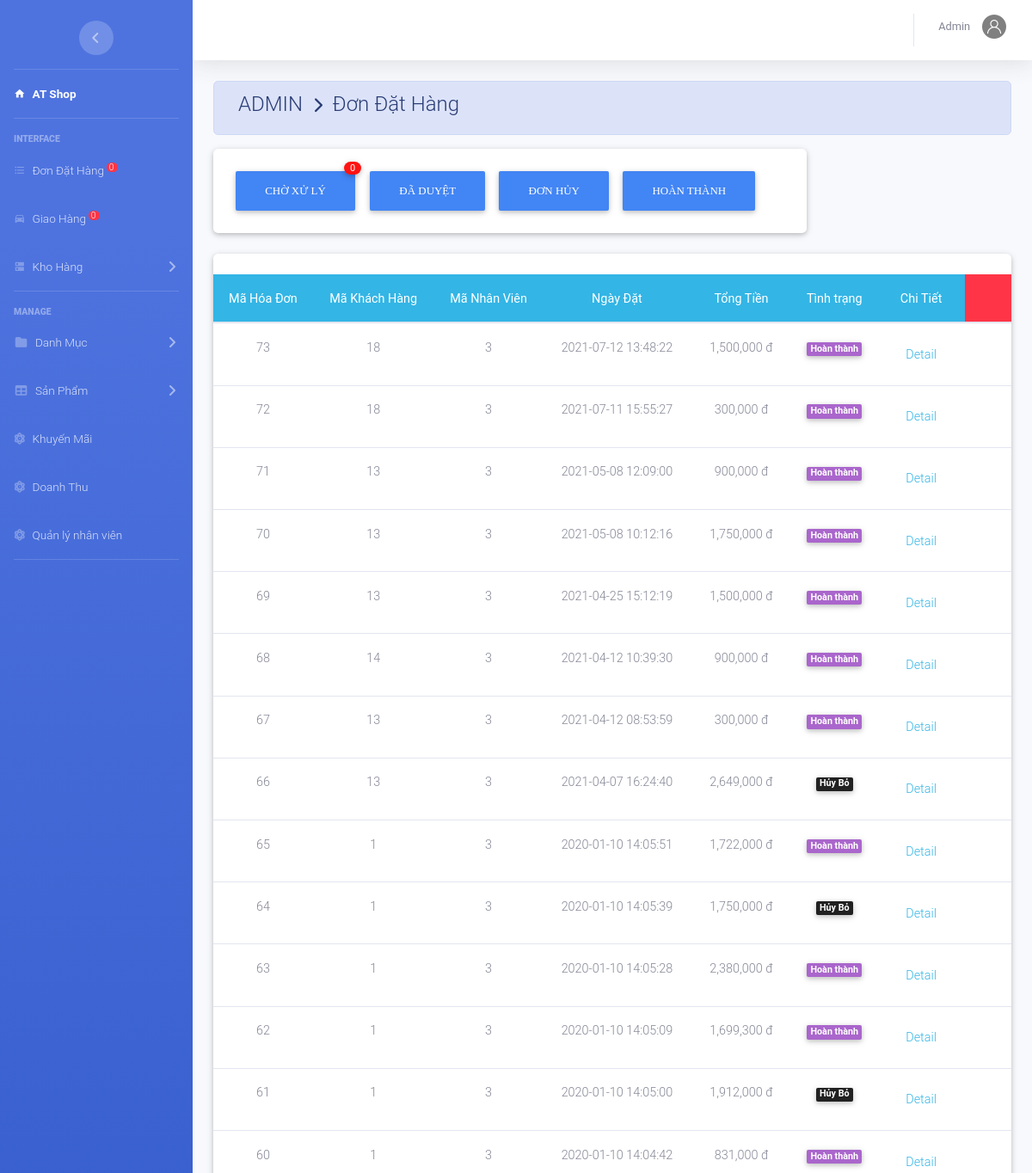
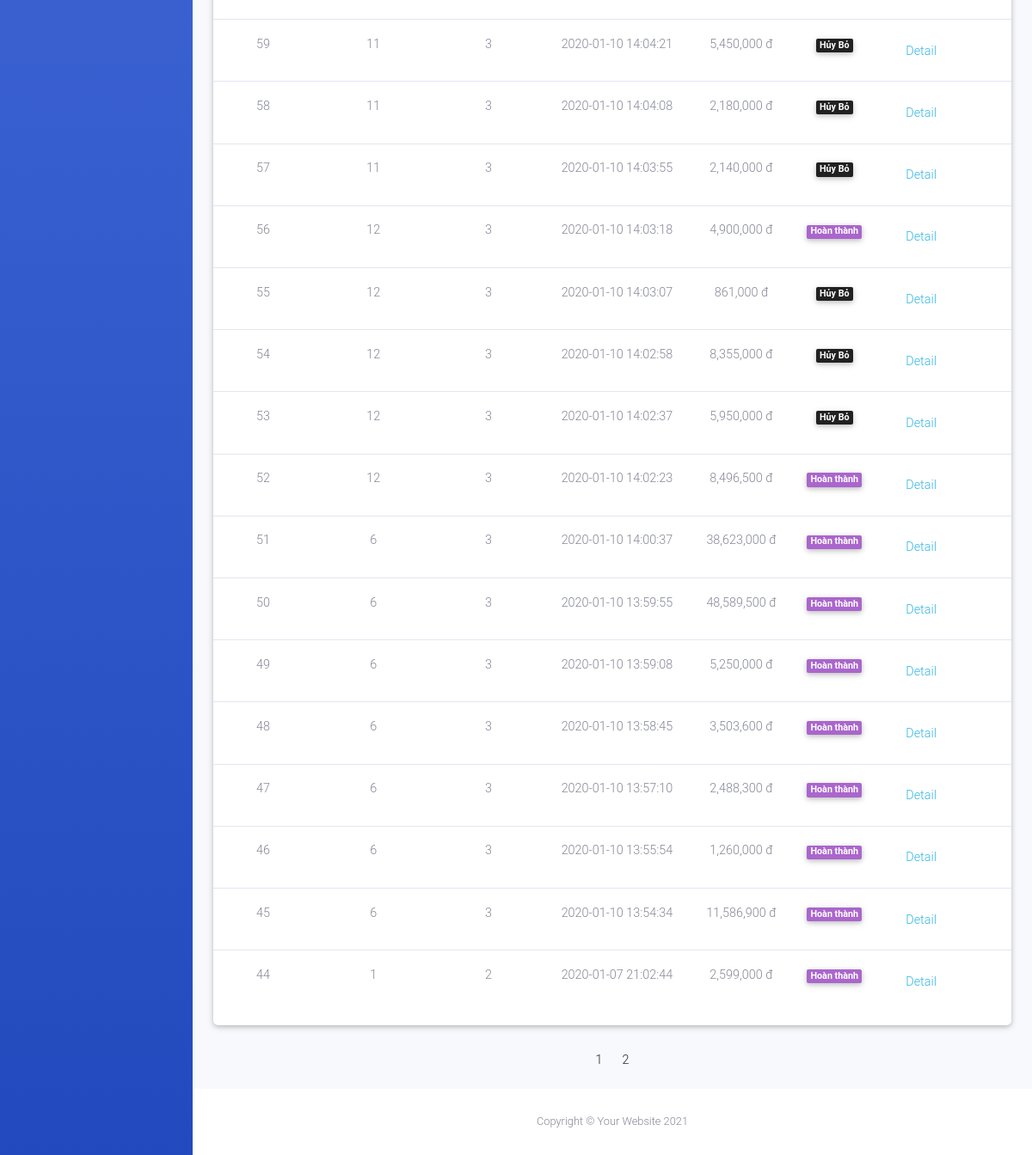
The page /admin/index.php?action=xldathang (signed in) on the database its author committed (2 pictures, top to bottom).
### tables this page shows
CREATE TABLE `hoadon` (
  `MaHD` int(11) NOT NULL,
  `MaKH` int(11) NOT NULL,
  `MaNV` int(11) DEFAULT NULL,
  `NgayDat` datetime DEFAULT current_timestamp(),
  `NgayGiao` datetime DEFAULT NULL,
  `TinhTrang` varchar(20) DEFAULT NULL,
  `TongTien` decimal(10,0) NOT NULL,
  `MaNVGH` varchar(50) DEFAULT NULL
);

### admin/dondathang/dondathang.php (the view, shortened to what this page needs)
<div class="row">
     <div class="col-md-12 grid-margin stretch-card">
       <div class="card">
	<br>
            <table class="table table-hover  text-center " >
			<thead class="badge-info">
				<tr>
					<th>Mã Hóa Đơn</th> <th>Mã Khách Hàng</th><th>Mã Nhân Viên</th><th>Ngày Đặt</th><th>Tổng Tiền</th><th>Tình trạng</th><th>Chi Tiết</th><th colspan ="2" class="badge-danger"></th>
				</tr>
			</thead>
			<tbody>
		 		<?php
	            if(isset($_GET['trang'])){
	                $trang=$_GET['trang'];
	            }
	            else{ $trang=1;}
	            $from =($trang-1)*30;
		 		if(isset($_GET['dk'])){
		 			$dk=$_GET['dk'];
		 			$sql="SELECT * from hoadon  where TinhTrang='".$dk."' Order  by NgayDat DESC LIMIT $from,30";
		 		}else{
		 			$sql="select * from hoadon Order  by NgayDat DESC LIMIT $from,30";
		 		}
				$rs=mysqli_query($conn,$sql); $so=0;
			 	while ($row=mysqli_fetch_array($rs)) { ?>
					<tr>
						<td><?php echo $row['MaHD']; ?></td>
						<td><?php echo $row['MaKH']; ?></td>
						<td><?php echo $row['MaNV']; ?></td>
						<td><?php echo $row['NgayDat']; ?></td>
						<td><?php echo number_format($row['TongTien']).' đ'; ?></td>
						<td><?php if( $row['TinhTrang']==='chưa duyệt') {?>
							<label class="badge badge-danger"><font style="vertical-align: inherit;">
								<font style="vertical-align: inherit;">Đang chờ xử lý</font></font>
							</label>
						<?php }elseif ($row['TinhTrang']==='Đã duyệt') {?>
							<label class="badge badge-warning"><font style="vertical-align: inherit;">
								<font style="vertical-align: inherit;">Đã duyệt</font></font>
							</label>
						<?php }elseif ($row['TinhTrang']==='hoàn thành') { ?>
							<label class="badge badge-secondary"><font style="vertical-align: inherit;">
								<font style="vertical-align: inherit;">Hoàn thành</font></font>
							</label>
						<?php }elseif ($row['TinhTrang']==='Hủy Bỏ') { ?>
							<label class="badge badge-dark"><font style="vertical-align: inherit;">
								<font style="vertical-align: inherit;">Hủy Bỏ</font></font>
							</label>
						<?php } ?>
						</td>
						<td><a class="nav-link text-info" href="index.php?action=xldathang&view=ctdh&mahd=<?php echo $row['MaHD']; ?>" >Detail </a></td>
						<td><?php if($row['TinhTrang']==="chưa duyệt"){echo '<a class="text-info" href="dondathang/xuly.php?action=duyet&mahd='.$row['MaHD'].'" >Duyệt <i class="fas fa-check"></i> </a>';}?></td>
						<td><?php if($row['TinhTrang']==="chưa duyệt"){ ?>
							<a class="text-info" href="dondathang/xuly.php?action=huy&mahd=<?php echo $row['MaHD']; ?>" ><i class="fas fa-backspace"></i></a></td>
						<?php } ?>
					</tr>
	 			<?php	} ?>
			</tbody>
		</table>
           </div><br>
         </div>
         <div class="row m-auto">
			<?php $dk2='';
				if(isset($_GET['dk'])){
				 			$dk2=$_GET['dk'];
				 			$ds_spn1b="SELECT * from hoadon  where TinhTrang='".$dk2."'";
				 		}else{
				 			$ds_spn1b="select * from hoadon";
				 		}
	            $query_dssp2=mysqli_query($conn,$ds_spn1b);
	            $sosp=mysqli_num_rows($query_dssp2);
	            $sotrang = ceil($sosp/30); ?>
		     	<ul class="pagination justify-content-center">
			         <?php for($x=1;$x<=$sotrang;$x++){
					         	if($dk2===''){?>
						          <li class="page-item">
						          	  <a class="page-link " href="index.php?action=xldathang&trang=<?php echo $x ?>"><?php echo $x ;?></a></li>
						          <?php }else{?>
						          	<li class="page-item">
						          	  <a class="page-link " href="index.php?action=xldathang&trang=<?php echo $x ?>&dk=<?php echo $dk2 ?>"><?php echo $x ;?></a></li>
					  <?php      }
					      } ?>
		      	</ul>
		</div>
     </div>

### admin/index.php (shortened to what this page needs)
<?php
if(!isset($_SESSION['admin'])){
  header('location:login.php');
}
else{
	include_once('../config/database.php');
	include 'include/menu.php';
	include 'include/header.php';
	include 'controller.php';
	include 'include/footer.php';
}
 ?>

### admin/include/menu.php (shortened to what this page needs)
<!DOCTYPE html>
<html lang="en">
<head>
  <link href="/onishoes/webroot/font/Font Awesome/css/all.min.css" rel="stylesheet" type="text/css">
   <link href="template/mdi/css/materialdesignicons.min.css" rel="stylesheet">
  <link href="template/cssfont.css" rel="stylesheet">
  <link href="template/css/sb-admin-2.min.css" rel="stylesheet">
  <link href="template/bootstrap/mdb.lite.min.css" rel="stylesheet">
<?php
  if (isset($_SESSION['admin'])) {
      $nv=$_SESSION['admin'];
  }?>
</head>
<body id="page-top">
  <div id="wrapper">
        <ul class="navbar-nav bg-gradient-primary sidebar sidebar-dark accordion" id="accordionSidebar">
      <br>
      <div class="text-center d-none d-md-inline">
        <button class="rounded-circle border-0" id="sidebarToggle"></button>
      </div>
      <hr class="sidebar-divider my-0">
      <li class="nav-item active">
        <a class="nav-link" href="index.php">
          <i class="mdi mdi-home menu-icon"></i>
          <span>AT Shop</span></a>
      </li>
      <hr class="sidebar-divider">
      <div class="sidebar-heading">
        Interface
      </div>
      <?php
        $sql="SELECT * FROM `hoadon` WHERE `TinhTrang` = 'chưa duyệt'";
        $rs=mysqli_query($conn,$sql);
        $dem=mysqli_num_rows($rs);
      ?>
      <li class="nav-item">
        <a class="nav-link" href="?action=xldathang">
          <i class="mdi mdi-format-list-bulleted menu-icon"></i>
          <span>Đơn Đặt Hàng <sup style="border-radius: 10px;" class="badge-danger "> &#160;<?php echo $dem ?> &#160;</sup></span></a>
      </li>
      <?php
        $sql="SELECT * FROM `hoadon` WHERE NgayGiao is not null and TinhTrang='Đã duyệt' ORDER BY NgayGiao ASc";
        $rs=mysqli_query($conn,$sql);
        $dem=mysqli_num_rows($rs);
      ?>
      <li class="nav-item">
        <a class="nav-link" href="?action=giaohang">
          <i class="mdi mdi-car"></i>
          <span>Giao Hàng <sup style="border-radius: 10px;" class="badge-danger "> &#160;<?php echo $dem ?> &#160;</sup></span></a>
      </li>
      <li class="nav-item">
        <a class="nav-link collapsed" href="#" data-toggle="collapse" data-target="#collapseTwo" aria-expanded="true" aria-controls="collapseTwo">
          <i class="mdi mdi-dns"></i>
          <span>Kho Hàng</span>
        </a>
      </li>
      <hr class="sidebar-divider">
      <div class="sidebar-heading">
        Manage
      </div>
      <li class="nav-item">
        <a class="nav-link collapsed" href="#" data-toggle="collapse" data-target="#collapsePages" aria-expanded="true" aria-controls="collapsePages">
          <i class="fas fa-fw fa-folder"></i>
          <span>Danh Mục</span>
        </a>
      </li>
      <li class="nav-item">
        <a class="nav-link collapsed" href="#" data-toggle="collapse" data-target="#collapsePages1" aria-expanded="true" aria-controls="collapsePages1">
         <i class="fas fa-fw fa-table"></i>
          <span>Sản Phẩm</span>
        </a>
      </li>
      <li class="nav-item">
        <a class="nav-link" href="?action=khuyenmai">
          <i class="fas fa-atom"></i>
          <span>Khuyến Mãi</span></a>
      </li>
      <li class="nav-item">
        <a class="nav-link" href="?action=danhthu">
          <i class="fas fa-atom"></i>
          <span>Doanh Thu</span></a>
      </li>
      <li class="nav-item">
        <a class="nav-link" href="?action=nhanvien">
          <i class="fas fa-atom"></i>
          <span>Quản lý nhân viên</span></a>
      </li>
      <hr class="sidebar-divider d-none d-md-block">
    </ul>

### admin/include/header.php (shortened to what this page needs)
<div id="content-wrapper" class="d-flex flex-column">
  <div id="content">
    <nav class="navbar navbar-expand navbar-light bg-white topbar mb-4 static-top shadow">
      <ul class="navbar-nav ml-auto">
        <li class="nav-item dropdown no-arrow" style="margin-top: 30px">
          <a class="nav-link dropdown-toggle" href="#" id="userDropdown" role="button" data-toggle="dropdown" aria-haspopup="true" aria-expanded="false">
            <span class="mr-2 d-none d-lg-inline text-gray-600 small"><?php echo $nv['TenNV'] ?></span>
            <img class="img-profile rounded-circle" src="template/img/avatar.png">
          </a>
        </li>
      </ul>
    </nav>

### admin/controller.php (shortened to what this page needs)
<?php
      $check=$_SESSION['admin'];
      if(isset($_GET['action'])){
          $action=$_GET['action'];
          switch ($action) {
                    case 'xldathang':
                         if($check['Quyen']==3 || $check['Quyen']==5 ){
                            echo('<center> BẠN KHÔNG CÓ QUYỀN TRUY CẬP</center>');
                        }else{
                             include('dondathang/main.php');
                        }
                        break;
                }
      }
      else {
          include_once('content.php');
      }
    ?>

### admin/dondathang/main.php (shortened to what this page needs)
<?php
	include_once('../config/database.php');
	$sql="SELECT * FROM `hoadon` WHERE `TinhTrang` = 'chưa duyệt'";
	$rs=mysqli_query($conn,$sql);
	$dem=mysqli_num_rows($rs);
?>
<div class="container-fluid">
	<div class=" alert alert-primary">
	  <h4 class="page-title">
	     ADMIN  &#160;<i class="fas fa-chevron-right" style="font-size: 18px"></i>&#160; Đơn Đặt Hàng</h4>
	</div>
	<div class="row">
        <form action="?action=xldathang" method="GET" class="col-md-9 grid-margin stretch-card">
			<div class="card">
				<div class="card-body ">
					<button type="sub" name="dk" value="chưa duyệt" class="btn btn-primary " style="font-family: Comfortaa;">Chờ xử lý</button>
					<span class="counter counter-lg "><?php echo $dem ?></span>
		         	<button type="sub" name="dk" value="đã duyệt"class="btn btn-primary" style="font-family: Comfortaa;">Đã Duyệt</button>
		         	<button type="sub" name="dk" value="Hủy bỏ" class="btn btn-primary" style="font-family: Comfortaa;">Đơn Hủy</button>
		         	<button type="sub" name="dk" value="hoàn thành" class="btn btn-primary" style="font-family: Comfortaa;">Hoàn Thành</button>
		    	</div>
			</div>
		</form>
	</div>
    <br>
<?php
	if(isset($_GET['view'])){
		$view=$_GET['view'];
		switch ($view) {
			case 'ctdh':
					include_once('dondathang/chitietdathang.php');
				break;
		}
	}
	else{
		include_once('dondathang/dondathang.php');
	}
?>
</div>

### admin/include/footer.php (shortened to what this page needs)
</div>
      <footer class="sticky-footer bg-white">
        <div class="container my-auto">
          <div class="copyright text-center my-auto">
            <span>Copyright &copy; Your Website 2021</span>
          </div>
        </div>
      </footer>
    </div>
  </div>
</body>
</html>

### rows shown on the page
hoadon: MaHD "73", MaKH "18", MaNV "3", NgayDat "2021-07-12 13:48:22", TongTien "1,500,000", TinhTrang "Hoàn thành"
hoadon: MaHD "72", MaKH "18", MaNV "3", NgayDat "2021-07-11 15:55:27", TongTien "300,000", TinhTrang "Hoàn thành"
hoadon: MaHD "71", MaKH "13", MaNV "3", NgayDat "2021-05-08 12:09:00", TongTien "900,000", TinhTrang "Hoàn thành"
hoadon: MaHD "70", MaKH "13", MaNV "3", NgayDat "2021-05-08 10:12:16", TongTien "1,750,000", TinhTrang "Hoàn thành"
hoadon: MaHD "69", MaKH "13", MaNV "3", NgayDat "2021-04-25 15:12:19", TongTien "1,500,000", TinhTrang "Hoàn thành"
hoadon: MaHD "68", MaKH "14", MaNV "3", NgayDat "2021-04-12 10:39:30", TongTien "900,000", TinhTrang "Hoàn thành"
hoadon: MaHD "67", MaKH "13", MaNV "3", NgayDat "2021-04-12 08:53:59", TongTien "300,000", TinhTrang "Hoàn thành"
hoadon: MaHD "66", MaKH "13", MaNV "3", NgayDat "2021-04-07 16:24:40", TongTien "2,649,000", TinhTrang "Hủy Bỏ"
hoadon: MaHD "65", MaKH "1", MaNV "3", NgayDat "2020-01-10 14:05:51", TongTien "1,722,000", TinhTrang "Hoàn thành"
hoadon: MaHD "64", MaKH "1", MaNV "3", NgayDat "2020-01-10 14:05:39", TongTien "1,750,000", TinhTrang "Hủy Bỏ"
hoadon: MaHD "63", MaKH "1", MaNV "3", NgayDat "2020-01-10 14:05:28", TongTien "2,380,000", TinhTrang "Hoàn thành"
hoadon: MaHD "62", MaKH "1", MaNV "3", NgayDat "2020-01-10 14:05:09", TongTien "1,699,300", TinhTrang "Hoàn thành"
hoadon: MaHD "61", MaKH "1", MaNV "3", NgayDat "2020-01-10 14:05:00", TongTien "1,912,000", TinhTrang "Hủy Bỏ"
hoadon: MaHD "60", MaKH "1", MaNV "3", NgayDat "2020-01-10 14:04:42", TongTien "831,000", TinhTrang "Hoàn thành"
hoadon: MaHD "59", MaKH "11", MaNV "3", NgayDat "2020-01-10 14:04:21", TongTien "5,450,000", TinhTrang "Hủy Bỏ"
hoadon: MaHD "58", MaKH "11", MaNV "3", NgayDat "2020-01-10 14:04:08", TongTien "2,180,000", TinhTrang "Hủy Bỏ"
hoadon: MaHD "57", MaKH "11", MaNV "3", NgayDat "2020-01-10 14:03:55", TongTien "2,140,000", TinhTrang "Hủy Bỏ"
hoadon: MaHD "56", MaKH "12", MaNV "3", NgayDat "2020-01-10 14:03:18", TongTien "4,900,000", TinhTrang "Hoàn thành"
hoadon: MaHD "55", MaKH "12", MaNV "3", NgayDat "2020-01-10 14:03:07", TongTien "861,000", TinhTrang "Hủy Bỏ"
hoadon: MaHD "54", MaKH "12", MaNV "3", NgayDat "2020-01-10 14:02:58", TongTien "8,355,000", TinhTrang "Hủy Bỏ"
hoadon: MaHD "53", MaKH "12", MaNV "3", NgayDat "2020-01-10 14:02:37", TongTien "5,950,000", TinhTrang "Hủy Bỏ"
hoadon: MaHD "52", MaKH "12", MaNV "3", NgayDat "2020-01-10 14:02:23", TongTien "8,496,500", TinhTrang "Hoàn thành"
hoadon: MaHD "51", MaKH "6", MaNV "3", NgayDat "2020-01-10 14:00:37", TongTien "38,623,000", TinhTrang "Hoàn thành"
hoadon: MaHD "50", MaKH "6", MaNV "3", NgayDat "2020-01-10 13:59:55", TongTien "48,589,500", TinhTrang "Hoàn thành"
hoadon: MaHD "49", MaKH "6", MaNV "3", NgayDat "2020-01-10 13:59:08", TongTien "5,250,000", TinhTrang "Hoàn thành"
hoadon: MaHD "48", MaKH "6", MaNV "3", NgayDat "2020-01-10 13:58:45", TongTien "3,503,600", TinhTrang "Hoàn thành"
hoadon: MaHD "47", MaKH "6", MaNV "3", NgayDat "2020-01-10 13:57:10", TongTien "2,488,300", TinhTrang "Hoàn thành"
hoadon: MaHD "46", MaKH "6", MaNV "3", NgayDat "2020-01-10 13:55:54", TongTien "1,260,000", TinhTrang "Hoàn thành"
hoadon: MaHD "45", MaKH "6", MaNV "3", NgayDat "2020-01-10 13:54:34", TongTien "11,586,900", TinhTrang "Hoàn thành"
hoadon: MaHD "44", MaKH "1", MaNV "2", NgayDat "2020-01-07 21:02:44", TongTien "2,599,000", TinhTrang "Hoàn thành"

### other values the page prints
$dem "0"
$nv['TenNV'] "Admin"
